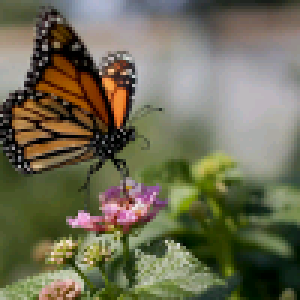
#> input picture CoreOS/managed_components/lvgl__lvgl/examples/libs/bmp/example_16bit.bmp, 100 x 100 px (shown 3 times larger)
$ python convert_wallpaper.py ../../../CoreOS/managed_components/lvgl__lvgl/examples/libs/bmp/example_16bit.bmp out.png
#> lines starting #> are read from the running program, lines starting #| are printed output that depends on the picture
#!/usr/bin/env python3
"""
convert_wallpaper.py — Cupcake custom wallpaper converter

Resizes/crops any image to a target panel resolution and writes a raw
RGB565 pixel file. Copy the output onto the device's SD card under
/wallpapers/, then pick it in Settings -> Wallpaper.

This does NOT get compiled into firmware or go through convert_icons.py's
pipeline — Cupcake loads it at runtime straight off the SD card via
fopen/fread, so there's no C-array step and no rebuild needed to add or
change a wallpaper.

Usage:
  python3 convert_wallpaper.py photo.jpg beach.rgb565
  python3 convert_wallpaper.py photo.jpg beach.rgb565 --width 320 --height 240
  python3 convert_wallpaper.py photo.jpg beach.rgb565 --swap   # for boards
                                                                # with CONFIG_LV_COLOR_16_SWAP=y

Dependencies: Pillow
  pip3 install Pillow
"""

import argparse
import struct
import sys

from PIL import Image, ImageOps


def convert(in_path, out_path, width, height, swap):
#> called with out_path = 'out.png', width = 320, height = 240, swap = False
    img = Image.open(in_path).convert("RGB")
#> img is the input picture: PIL image 100x100 RGB; mean R, G, B 110.3, 108, 84.2
    img = ImageOps.fit(img, (width, height), Image.LANCZOS)
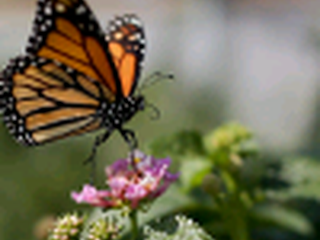
#> img: PIL image 320x240 RGB; mean R, G, B 113.6, 109.7, 84.7

    out = bytearray(width * height * 2)
    pixels = img.load()
    i = 0
    for y in range(height):
        for x in range(width):
            r, g, b = pixels[x, y]
            rgb565 = ((r >> 3) << 11) | ((g >> 2) << 5) | (b >> 3)
            if swap:
                out[i]     = (rgb565 >> 8) & 0xFF
                out[i + 1] = rgb565 & 0xFF
            else:
                out[i]     = rgb565 & 0xFF
                out[i + 1] = (rgb565 >> 8) & 0xFF
            i += 2
#> after the loop, i = 153600

    with open(out_path, "wb") as f:
        f.write(out)

    print(f"wrote {out_path}  ({width}x{height}, {len(out)} bytes, "
          f"{'swapped' if swap else 'native'} byte order)")
#| wrote out.png  (320x240, 153600 bytes, native byte order)
    print(f"copy this file to the SD card's /wallpapers/ folder, then pick it "
          f"in Settings -> Wallpaper on the device.")


def main():
    parser = argparse.ArgumentParser(
        prog="convert_wallpaper",
        description="Convert an image to a raw RGB565 wallpaper file for Cupcake",
    )
    parser.add_argument("input", help="source image (jpg/png/etc)")
    parser.add_argument("output", help="output .rgb565 file")
    parser.add_argument("--width", type=int, default=320, help="panel width (default 320)")
    parser.add_argument("--height", type=int, default=240, help="panel height (default 240)")
    parser.add_argument("--swap", action="store_true",
                         help="byte-swap each pixel — needed on boards built with "
                              "CONFIG_LV_COLOR_16_SWAP=y (check the device's "
                              "sdkconfig_<device>.overrides)")
    args = parser.parse_args()

    try:
        convert(args.input, args.output, args.width, args.height, args.swap)
    except FileNotFoundError:
        print(f"error: could not open '{args.input}'", file=sys.stderr)
        sys.exit(1)


if __name__ == "__main__":
    main()
